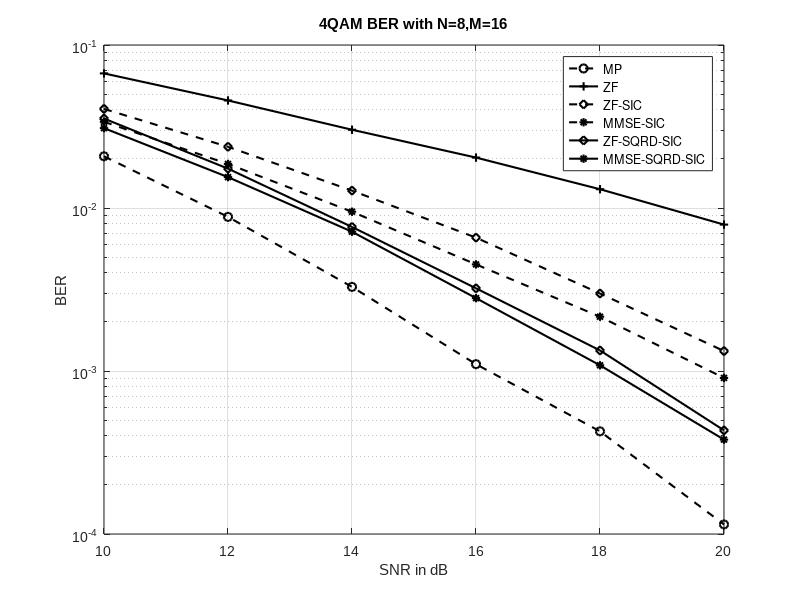

The MATLAB source for this figure: (Note: this script raises an error after producing the figure.)
close all;clear;
linewidth = 1.5;
figure
load('OTFS_4QAM_MN16x8_10_2_20_MP.mat')
semilogy(SNR_dB, err_ber_fram,'k--o','LineWidth',linewidth);
hold on
load('OTFS_4QAM_MN16x8_10_2_20_ZF.mat')
semilogy(SNR_dB, err_ber_fram,'k-+','LineWidth',linewidth);
load('OTFS_4QAM_MN16x8_10_2_20_ZFSIC.mat')
semilogy(SNR_dB, err_ber_fram,'k--d','LineWidth',linewidth);
load('OTFS_4QAM_MN16x8_10_2_20_MMSESIC.mat')
semilogy(SNR_dB, err_ber_fram,'k--*','LineWidth',linewidth);
load('OTFS_4QAM_MN16x8_10_2_20_SQRD_ZFSIC.mat');
semilogy(SNR_dB, err_ber_fram,'k-d','LineWidth',linewidth);
load('OTFS_4QAM_MN16x8_10_2_20_SQRD_MMSESIC.mat');
semilogy(SNR_dB, err_ber_fram,'k-*','LineWidth',linewidth);
hold off
title(sprintf('4QAM BER with N=8,M=16'))
ylabel('BER'); xlabel('SNR in dB');grid on
legend('MP','ZF','ZF-SIC','MMSE-SIC','ZF-SQRD-SIC','MMSE-SQRD-SIC');
set(gcf,'Color','none');
set(gca, 'FontName', 'Arial')
export_fig 4QAM_16x8.eps
export_fig 4QAM_16x8.pdf

figure 
load('OTFS_16QAM_MN16x8_10_2_20_MP.mat')
semilogy(SNR_dB, err_ber_fram,'k--o','LineWidth',linewidth);
hold on
load('OTFS_16QAM_MN16x8_10_2_20_ZF.mat')
semilogy(SNR_dB, err_ber_fram,'k-+','LineWidth',linewidth);
load('OTFS_16QAM_MN16x8_10_2_20_ZFSIC.mat')
semilogy(SNR_dB, err_ber_fram,'k--d','LineWidth',linewidth);
load('OTFS_16QAM_MN16x8_10_2_20_MMSESIC.mat')
semilogy(SNR_dB, err_ber_fram,'k--*','LineWidth',linewidth);
load('OTFS_16QAM_MN16x8_10_2_20_SQRD_ZFSIC.mat');
semilogy(SNR_dB, err_ber_fram,'k-d','LineWidth',linewidth);
load('OTFS_16QAM_MN16x8_10_2_20_SQRD_MMSESIC.mat');
semilogy(SNR_dB, err_ber_fram,'k-*','LineWidth',linewidth);
hold off
title(sprintf('16QAM BER with N=8,M=16'))
ylabel('BER'); xlabel('SNR in dB');grid on
legend('MP','ZF','ZF-SIC','MMSE-SIC','ZF-SQRD-SIC','MMSE-SQRD-SIC');
set(gcf,'Color','none');
set(gca, 'FontName', 'Arial')
export_fig 16QAM_16x8.eps
export_fig 16QAM_16x8.pdf

figure 
load('OTFS_64QAM_MN16x8_20_2_30_MP.mat')
semilogy(SNR_dB, err_ber_fram,'k--o','LineWidth',linewidth);
hold on
load('OTFS_64QAM_MN16x8_20_2_30_ZF.mat')
semilogy(SNR_dB, err_ber_fram,'k-+','LineWidth',linewidth);
load('OTFS_64QAM_MN16x8_20_2_30_ZFSIC.mat')
semilogy(SNR_dB, err_ber_fram,'k--d','LineWidth',linewidth);
load('OTFS_64QAM_MN16x8_20_2_30_MMSESIC.mat')
semilogy(SNR_dB, err_ber_fram,'k--*','LineWidth',linewidth);
load('OTFS_64QAM_MN16x8_20_2_30_SQRD_ZFSIC.mat');
semilogy(SNR_dB, err_ber_fram,'k-d','LineWidth',linewidth);
load('OTFS_64QAM_MN16x8_20_2_30_SQRD_MMSESIC.mat');
semilogy(SNR_dB, err_ber_fram,'k-*','LineWidth',linewidth);
hold off
title(sprintf('64QAM BER with N=8,M=16'))
ylabel('BER'); xlabel('SNR in dB');grid on
legend('MP','ZF','ZF-SIC','MMSE-SIC','ZF-SQRD-SIC','MMSE-SQRD-SIC');
set(gcf,'Color','none');
set(gca, 'FontName', 'Arial')
export_fig 64QAM_16x8.eps
export_fig 64QAM_16x8.pdf

figure
load('OTFS_4QAM_MN8x8_10_2_20_MP.mat')
semilogy(SNR_dB, err_ber_fram,'k--o','LineWidth',linewidth);
hold on
load('OTFS_4QAM_MN8x8_10_2_20_ZF.mat')
semilogy(SNR_dB, err_ber_fram,'k-+','LineWidth',linewidth);
load('OTFS_4QAM_MN8x8_10_2_20_ZFSIC.mat')
semilogy(SNR_dB, err_ber_fram,'k--d','LineWidth',linewidth);
load('OTFS_4QAM_MN8x8_10_2_20_MMSESIC.mat')
semilogy(SNR_dB, err_ber_fram,'k--*','LineWidth',linewidth);
load('OTFS_4QAM_MN8x8_10_2_20_SQRD_ZFSIC.mat');
semilogy(SNR_dB, err_ber_fram,'k-d','LineWidth',linewidth);
load('OTFS_4QAM_MN8x8_10_2_20_SQRD_MMSESIC.mat');
semilogy(SNR_dB, err_ber_fram,'k-*','LineWidth',linewidth);
hold off
title(sprintf('4QAM BER with N=8,M=8'))
ylabel('BER'); xlabel('SNR in dB');grid on
legend('MP','ZF','ZF-SIC','MMSE-SIC','ZF-SQRD-SIC','MMSE-SQRD-SIC');
set(gcf,'Color','none');
set(gca, 'FontName', 'Arial')
export_fig 4QAM_8x8.eps
export_fig 4QAM_8x8.pdf

figure 
load('OTFS_16QAM_MN8x8_10_2_20_MP.mat')
semilogy(SNR_dB, err_ber_fram,'k--o','LineWidth',linewidth);
hold on
load('OTFS_16QAM_MN8x8_10_2_20_ZF.mat')
semilogy(SNR_dB, err_ber_fram,'k-+','LineWidth',linewidth);
load('OTFS_16QAM_MN8x8_10_2_20_ZFSIC.mat')
semilogy(SNR_dB, err_ber_fram,'k--d','LineWidth',linewidth);
load('OTFS_16QAM_MN8x8_10_2_20_MMSESIC.mat')
semilogy(SNR_dB, err_ber_fram,'k--*','LineWidth',linewidth);
load('OTFS_16QAM_MN8x8_10_2_20_SQRD_ZFSIC.mat');
semilogy(SNR_dB, err_ber_fram,'k-d','LineWidth',linewidth);
load('OTFS_16QAM_MN8x8_10_2_20_SQRD_MMSESIC.mat');
semilogy(SNR_dB, err_ber_fram,'k-*','LineWidth',linewidth);
hold off
title(sprintf('16QAM BER with N=8,M=8'))
ylabel('BER'); xlabel('SNR in dB');grid on
legend('MP','ZF','ZF-SIC','MMSE-SIC','ZF-SQRD-SIC','MMSE-SQRD-SIC');
set(gcf,'Color','none');
set(gca, 'FontName', 'Arial')
export_fig 16QAM_8x8.eps
export_fig 16QAM_8x8.pdf

figure 
load('OTFS_64QAM_MN8x8_20_2_30_MP.mat')
semilogy(SNR_dB, err_ber_fram,'k--o','LineWidth',linewidth);
hold on
load('OTFS_64QAM_MN8x8_20_2_30_ZF.mat')
semilogy(SNR_dB, err_ber_fram,'k-+','LineWidth',linewidth);
load('OTFS_64QAM_MN8x8_20_2_30_ZFSIC.mat')
semilogy(SNR_dB, err_ber_fram,'k--d','LineWidth',linewidth);
load('OTFS_64QAM_MN8x8_20_2_30_MMSESIC.mat')
semilogy(SNR_dB, err_ber_fram,'k--*','LineWidth',linewidth);
load('OTFS_64QAM_MN8x8_20_2_30_SQRD_ZFSIC.mat');
semilogy(SNR_dB, err_ber_fram,'k-d','LineWidth',linewidth);
load('OTFS_64QAM_MN8x8_20_2_30_SQRD_MMSESIC.mat');
semilogy(SNR_dB, err_ber_fram,'k-*','LineWidth',linewidth);
hold off
title(sprintf('64QAM BER with N=8,M=8'))
ylabel('BER'); xlabel('SNR in dB');grid on
legend('MP','ZF','ZF-SIC','MMSE-SIC','ZF-SQRD-SIC','MMSE-SQRD-SIC');
set(gcf,'Color','none');
set(gca, 'FontName', 'Arial')
export_fig 64QAM_8x8.eps
export_fig 64QAM_8x8.pdf
